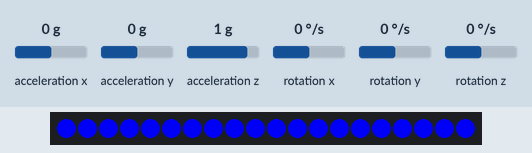
A sketch run on a simulated Arduino Uno, built with avr-gcc and run on an emulated ATmega328P. Parts: 20 RGB LEDs in strip order, left to right. Inputs (shaded band) come from the test bench; at power-on: acceleration x 0 g, acceleration y 0 g, acceleration z 1 g, rotation x 0 °/s, rotation y 0 °/s, rotation z 0 °/s. Dim RGB values are drawn brighter than linear; what the sketch prints to the serial monitor is not drawn.

Above: at 1.2 s.
1.3 s: acceleration x set to -0.8 g
At 1.8 s:
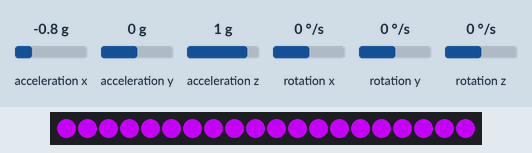
2.8 s: acceleration y set to -0.8 g
At 4.0 s:
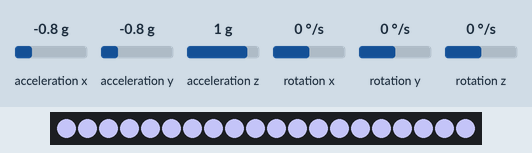
4.3 s: acceleration z set to -1.4 g
At 5.3 s:
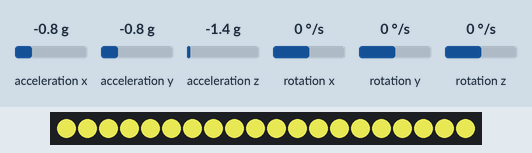
5.8 s: acceleration x set to -1.4 g
At 6.4 s:
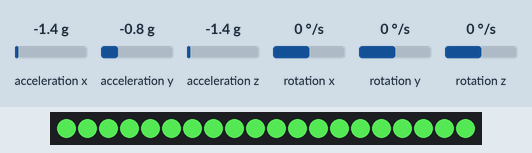
Timing chart, 0 to 8.8 s (numbered marks = the images above; inputs shaded):
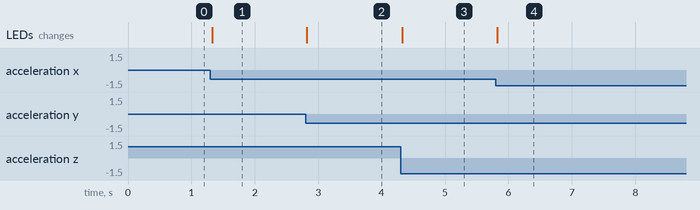

Measured:
- after the input at 1.3 s, the LEDs: change at once (image 1)
- after the input at 2.8 s, the LEDs: change at once (image 2)
- after the input at 4.3 s, the LEDs: change at once (image 3)
- after the input at 5.8 s, the LEDs: change at once (image 4)

The sketch:

Colorled_motion.ino
```cpp
#include "Wire.h"
#include "I2Cdev.h"
#include "MPU6050.h"

#include <Adafruit_NeoPixel.h>

#define PIN A0

Adafruit_NeoPixel strip = Adafruit_NeoPixel(20, PIN, NEO_GRB + NEO_KHZ800);

int16_t ax, ay, az, gx, gy, gz;
int16_t cx, cy, cz;

MPU6050 accelgyro;

unsigned long safe_ms;

#define timer 10000

void setup() {
  Serial.begin(115200);

  accelgyro.initialize();
  // verify connection
  Serial.println("Testing device connections...");
  Serial.println(accelgyro.testConnection() ? "MPU6050 connection successful" : "MPU6050 connection failed");

  strip.begin();
  strip.show();

}

void loop() {
  accelgyro.getMotion6(&ax, &ay, &az, &gx, &gy, &gz);
  ax = map(abs(ax / 180), 0, 100, 0, 255);
  ay = map(abs(ay / 180), 0, 100, 0, 255);
  az = map(abs(az / 180), 0, 100, 0, 255);

  if (ax - cx >= 10 || ay - cy >= 10 || az - cz >= 10)
  {
    cx = ax;
    cy = ay;
    cz = az;
    safe_ms = millis();
    colorWipe(strip.Color(ax, ay, az));
    /*
        Serial.print("color:\t");
        Serial.print(ax); Serial.print("\t");
        Serial.print(ay); Serial.print("\t");
        Serial.print(az); Serial.println("\t");

        */
  }
  else if (millis() - safe_ms > timer)
  {
    colorWipe(strip.Color(0, 0, 0));
    safe_ms = millis();
  }
}

void colorWipe(uint32_t c) {
  for (uint16_t i = 0; i < strip.numPixels(); i++) {
    strip.setPixelColor(i, c);
    strip.show();
  }
}
```
